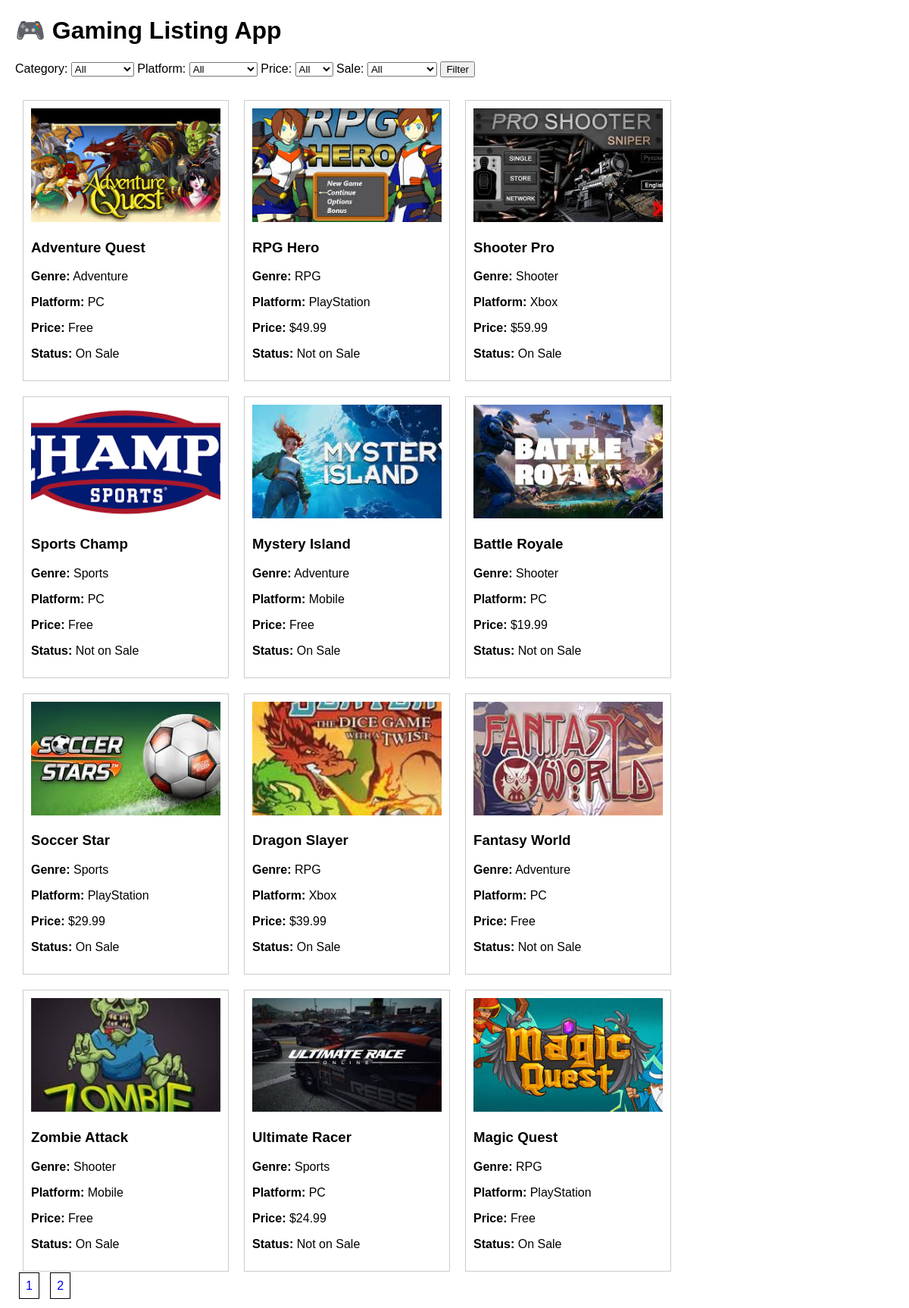
The page / on the database its author committed.
### tables this page shows
CREATE TABLE `games` (
  `id` int(11) NOT NULL,
  `title` varchar(255) NOT NULL,
  `genre` varchar(100) NOT NULL,
  `platform` varchar(100) NOT NULL,
  `price` decimal(10,2) NOT NULL DEFAULT 0.00,
  `sale_status` enum('On Sale','Not on Sale') NOT NULL DEFAULT 'Not on Sale',
  `image_url` varchar(255) NOT NULL
);

### fetch_games.php (called while the page is built, shortened)
<?php
include 'db.php';
$limit = 12;
$page = isset($_GET['page']) ? intval($_GET['page']) : 1;
$start = ($page - 1) * $limit;
$where = [];
$where_sql = count($where) > 0 ? "WHERE " . implode(" AND ", $where) : "";
$result = $conn->query("SELECT COUNT(*) AS total FROM games $where_sql");
$row = $result->fetch_assoc();
$total_records = $row['total'];
$total_pages = ceil($total_records / $limit);
$sql = "SELECT * FROM games $where_sql LIMIT $start, $limit";
$games = $conn->query($sql);
?>

### index.php (the view, shortened to what this page needs)
<?php include 'fetch_games.php'; ?>
<!DOCTYPE html>
<html>
<head>
</head>
<body>
    <h1>🎮 Gaming Listing App</h1>
    <div class="filters">
        <form method="GET">
            <label>Category:</label>
            <select name="genre">
                <option value="">All</option>
            </select>
            <label>Platform:</label>
            <select name="platform">
                <option value="">All</option>
            </select>
            <label>Price:</label>
            <select name="price_range">
                <option value="">All</option>
            </select>
            <label>Sale:</label>
            <select name="sale_status">
                <option value="">All</option>
            </select>
            <button type="submit">Filter</button>
        </form>
    </div>
    <?php if($games && $games->num_rows > 0): ?>
        <?php while($row = $games->fetch_assoc()): ?>
            <div class="game">
                <img src="<?php echo $row['image_url']; ?>" alt="<?php echo $row['title']; ?>">
                <h3><?php echo $row['title']; ?></h3>
                <p><b>Genre:</b> <?php echo $row['genre']; ?></p>
                <p><b>Platform:</b> <?php echo $row['platform']; ?></p>
                <p><b>Price:</b> <?php echo ($row['price'] == 0) ? "Free" : "$".$row['price']; ?></p>
                <p><b>Status:</b> <?php echo $row['sale_status']; ?></p>
            </div>
        <?php endwhile; ?>
    <?php else: ?>
        <p>No games found.</p>
    <?php endif; ?>
    <div class="pagination">
        <?php for($i=1; $i<=$total_pages; $i++): ?>
            <a href="?page=<?php echo $i; ?>"><?php echo $i; ?></a>
        <?php endfor; ?>
    </div>
</body>
</html>

### index.php (style rules this page uses)
body { font-family: Arial; margin: 20px; }
.game { border: 1px solid #ccc; padding: 10px; margin: 10px; width: 250px; float: left; }
.game img { width: 100%; height: 150px; object-fit: cover; }
.filters { margin-bottom: 20px; }
.pagination a { margin: 5px; padding: 8px; border: 1px solid #000; text-decoration: none; }

### rows shown on the page
games: image_url (picture), title "Adventure Quest", genre "Adventure", platform "PC", price "Free", sale_status "On Sale"
games: image_url (picture), title "RPG Hero", genre "RPG", platform "PlayStation", price "49.99", sale_status "Not on Sale"
games: image_url (picture), title "Shooter Pro", genre "Shooter", platform "Xbox", price "59.99", sale_status "On Sale"
games: image_url (picture), title "Sports Champ", genre "Sports", platform "PC", price "Free", sale_status "Not on Sale"
games: image_url (picture), title "Mystery Island", genre "Adventure", platform "Mobile", price "Free", sale_status "On Sale"
games: image_url (picture), title "Battle Royale", genre "Shooter", platform "PC", price "19.99", sale_status "Not on Sale"
games: image_url (picture), title "Soccer Star", genre "Sports", platform "PlayStation", price "29.99", sale_status "On Sale"
games: image_url (picture), title "Dragon Slayer", genre "RPG", platform "Xbox", price "39.99", sale_status "On Sale"
games: image_url (picture), title "Fantasy World", genre "Adventure", platform "PC", price "Free", sale_status "Not on Sale"
games: image_url (picture), title "Zombie Attack", genre "Shooter", platform "Mobile", price "Free", sale_status "On Sale"
games: image_url (picture), title "Ultimate Racer", genre "Sports", platform "PC", price "24.99", sale_status "Not on Sale"
games: image_url (picture), title "Magic Quest", genre "RPG", platform "PlayStation", price "Free", sale_status "On Sale"
